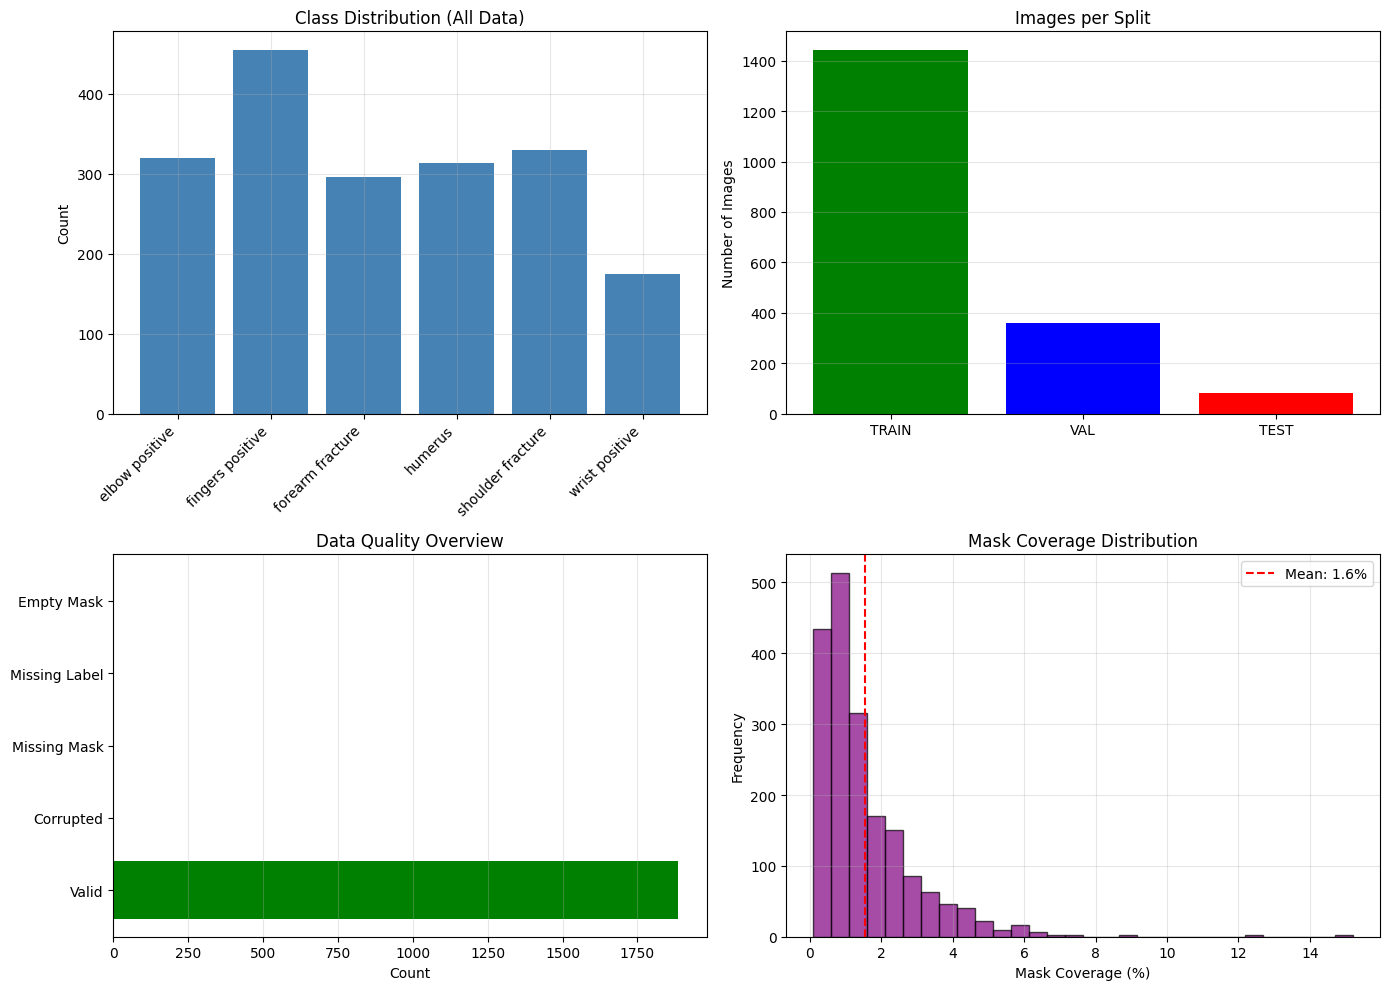

Recreate this plot in Python.
"""
Comprehensive Dataset Analysis Script
Analyzes fracture dataset structure, class distribution, and quality
"""

import os
import cv2
import numpy as np
from pathlib import Path
import json
from collections import Counter
import matplotlib.pyplot as plt
import seaborn as sns
from tqdm import tqdm

class DatasetAnalyzer:
    def __init__(self, dataset_path):
        self.dataset_path = dataset_path
        self.stats = {
            'total_images': 0,
            'total_masks': 0,
            'total_labels': 0,
            'class_distribution': {},
            'image_sizes': [],
            'mask_sizes': [],
            'corrupted_files': [],
            'missing_labels': [],
            'missing_masks': [],
            'mask_coverage': [],  # Percentage of image that is mask
            'empty_masks': [],
            'splits': {}
        }
        
        # Fracture classes from dataset
        self.class_names = {
            0: 'elbow positive',
            1: 'fingers positive',
            2: 'forearm fracture',
            3: 'humerus fracture',
            4: 'humerus',
            5: 'shoulder fracture',
            6: 'wrist positive'
        }
    
    def analyze_split(self, split_name):
        """Analyze a single split (train, val, test)"""
        print(f"\n{'='*60}")
        print(f"ANALYZING {split_name.upper()} SPLIT")
        print(f"{'='*60}")
        
        images_dir = os.path.join(self.dataset_path, split_name, 'images')
        masks_dir = os.path.join(self.dataset_path, split_name, 'masks')
        labels_dir = os.path.join(self.dataset_path, split_name, 'labels')
        
        if not os.path.exists(images_dir):
            print(f"⚠️  {split_name} split not found")
            return
        
        # Get all images
        image_files = sorted([f for f in os.listdir(images_dir) if f.endswith(('.jpg', '.png'))])
        print(f"\nFound {len(image_files)} images")
        
        split_stats = {
            'total_images': len(image_files),
            'valid_images': 0,
            'corrupted': 0,
            'missing_mask': 0,
            'missing_label': 0,
            'empty_masks': 0,
            'class_dist': Counter(),
            'image_sizes': [],
            'mask_coverage': []
        }
        
        # Analyze each image
        for img_file in tqdm(image_files, desc=f"Analyzing {split_name}"):
            img_path = os.path.join(images_dir, img_file)
            mask_file = img_file.rsplit('.', 1)[0] + '_mask.png'
            label_file = img_file.rsplit('.', 1)[0] + '.txt'
            mask_path = os.path.join(masks_dir, mask_file)
            label_path = os.path.join(labels_dir, label_file)
            
            # Check image
            img = cv2.imread(img_path)
            if img is None:
                split_stats['corrupted'] += 1
                self.stats['corrupted_files'].append(img_path)
                continue
            
            # Check mask
            if not os.path.exists(mask_path):
                split_stats['missing_mask'] += 1
                self.stats['missing_masks'].append(img_path)
                continue
            
            mask = cv2.imread(mask_path, cv2.IMREAD_GRAYSCALE)
            if mask is None:
                split_stats['corrupted'] += 1
                continue
            
            # Check label
            if not os.path.exists(label_path):
                split_stats['missing_label'] += 1
                self.stats['missing_labels'].append(img_path)
                continue
            
            # Parse label
            with open(label_path, 'r') as f:
                try:
                    class_id = int(f.readline().split(',')[0])
                    split_stats['class_dist'][class_id] += 1
                except:
                    continue
            
            # Image stats
            split_stats['image_sizes'].append(img.shape)
            
            # Mask stats
            mask_pixels = np.sum(mask > 0)
            total_pixels = mask.shape[0] * mask.shape[1]
            coverage = (mask_pixels / total_pixels) * 100
            split_stats['mask_coverage'].append(coverage)
            
            if mask_pixels == 0:
                split_stats['empty_masks'] += 1
                self.stats['empty_masks'].append(img_path)
            
            split_stats['valid_images'] += 1
            self.stats['class_distribution'][class_id] = self.stats['class_distribution'].get(class_id, 0) + 1
            self.stats['total_images'] += 1
        
        self.stats['splits'][split_name] = split_stats
        
        # Print split analysis
        print(f"\n{split_name.upper()} SPLIT SUMMARY:")
        print(f"  Total images: {split_stats['total_images']}")
        print(f"  Valid images: {split_stats['valid_images']}")
        print(f"  Corrupted: {split_stats['corrupted']}")
        print(f"  Missing masks: {split_stats['missing_mask']}")
        print(f"  Missing labels: {split_stats['missing_label']}")
        print(f"  Empty masks: {split_stats['empty_masks']}")
        print(f"\n  Class distribution:")
        for class_id in sorted(split_stats['class_dist'].keys()):
            class_name = self.class_names.get(class_id, f"Unknown {class_id}")
            count = split_stats['class_dist'][class_id]
            percentage = (count / split_stats['valid_images']) * 100
            print(f"    {class_name}: {count} ({percentage:.1f}%)")
        
        # Image size analysis
        if split_stats['image_sizes']:
            heights = [s[0] for s in split_stats['image_sizes']]
            widths = [s[1] for s in split_stats['image_sizes']]
            print(f"\n  Image dimensions:")
            print(f"    Height - Min: {min(heights)}, Max: {max(heights)}, Mean: {np.mean(heights):.0f}")
            print(f"    Width - Min: {min(widths)}, Max: {max(widths)}, Mean: {np.mean(widths):.0f}")
        
        # Mask coverage analysis
        if split_stats['mask_coverage']:
            coverage = split_stats['mask_coverage']
            print(f"\n  Mask coverage (% of image):")
            print(f"    Min: {min(coverage):.2f}%, Max: {max(coverage):.2f}%, Mean: {np.mean(coverage):.2f}%")
    
    def generate_report(self):
        """Generate comprehensive analysis report"""
        print("\n" + "="*60)
        print("DATASET ANALYSIS REPORT")
        print("="*60)
        
        for split in ['train', 'val', 'test']:
            self.analyze_split(split)
        
        # Overall statistics
        print(f"\n{'='*60}")
        print("OVERALL STATISTICS")
        print(f"{'='*60}")
        print(f"Total valid images: {self.stats['total_images']}")
        print(f"Total corrupted files: {len(self.stats['corrupted_files'])}")
        print(f"Total missing masks: {len(self.stats['missing_masks'])}")
        print(f"Total missing labels: {len(self.stats['missing_labels'])}")
        print(f"Total empty masks: {len(self.stats['empty_masks'])}")
        
        print(f"\nGLOBAL CLASS DISTRIBUTION:")
        total = sum(self.stats['class_distribution'].values())
        for class_id in sorted(self.stats['class_distribution'].keys()):
            class_name = self.class_names.get(class_id, f"Unknown {class_id}")
            count = self.stats['class_distribution'][class_id]
            percentage = (count / total) * 100
            print(f"  {class_name}: {count} ({percentage:.1f}%)")
        
        # Class imbalance analysis
        print(f"\nCLASS IMBALANCE ANALYSIS:")
        if self.stats['class_distribution']:
            counts = list(self.stats['class_distribution'].values())
            max_count = max(counts)
            min_count = min(counts)
            imbalance_ratio = max_count / min_count
            print(f"  Imbalance ratio: {imbalance_ratio:.2f}x")
            print(f"  Most common: {max_count} samples")
            print(f"  Least common: {min_count} samples")
            
            if imbalance_ratio > 2:
                print(f"  ⚠️  HIGH IMBALANCE - Consider class weighting or data augmentation")
            elif imbalance_ratio > 1.5:
                print(f"  ⚠️  MODERATE IMBALANCE - May benefit from augmentation")
            else:
                print(f"  ✅ BALANCED - Good class distribution")
        
        # Recommendations
        print(f"\n{'='*60}")
        print("RECOMMENDATIONS")
        print(f"{'='*60}")
        
        recommendations = []
        
        if len(self.stats['corrupted_files']) > 0:
            recommendations.append(f"• Remove/fix {len(self.stats['corrupted_files'])} corrupted files")
        
        if len(self.stats['missing_masks']) > 0:
            recommendations.append(f"• Generate missing masks for {len(self.stats['missing_masks'])} images")
        
        if len(self.stats['empty_masks']) > 0:
            recommendations.append(f"• Remove {len(self.stats['empty_masks'])} images with empty masks")
        
        # Check for rare classes
        for class_id, count in self.stats['class_distribution'].items():
            if count < 50:
                class_name = self.class_names.get(class_id, f"Class {class_id}")
                recommendations.append(f"• Collect more data for {class_name} ({count} samples is too few)")
        
        # Check for class imbalance
        if self.stats['class_distribution']:
            counts = list(self.stats['class_distribution'].values())
            if max(counts) / min(counts) > 2:
                recommendations.append("• Use class weighting or data augmentation to handle imbalance")
        
        if not recommendations:
            recommendations.append("✅ Dataset looks good!")
        
        for rec in recommendations:
            print(rec)
    
    def visualize_analysis(self):
        """Create visualization plots"""
        print("\nGenerating visualizations...")
        
        fig, axes = plt.subplots(2, 2, figsize=(14, 10))
        
        # Plot 1: Class distribution
        if self.stats['class_distribution']:
            classes = [self.class_names.get(k, f"Class {k}") for k in sorted(self.stats['class_distribution'].keys())]
            counts = [self.stats['class_distribution'][k] for k in sorted(self.stats['class_distribution'].keys())]
            
            axes[0, 0].bar(range(len(classes)), counts, color='steelblue')
            axes[0, 0].set_xticks(range(len(classes)))
            axes[0, 0].set_xticklabels(classes, rotation=45, ha='right')
            axes[0, 0].set_ylabel('Count')
            axes[0, 0].set_title('Class Distribution (All Data)')
            axes[0, 0].grid(True, alpha=0.3)
        
        # Plot 2: Split distribution
        split_names = []
        split_counts = []
        for split_name in ['train', 'val', 'test']:
            if split_name in self.stats['splits']:
                split_names.append(split_name.upper())
                split_counts.append(self.stats['splits'][split_name]['valid_images'])
        
        if split_names:
            axes[0, 1].bar(split_names, split_counts, color=['green', 'blue', 'red'])
            axes[0, 1].set_ylabel('Number of Images')
            axes[0, 1].set_title('Images per Split')
            axes[0, 1].grid(True, alpha=0.3, axis='y')
        
        # Plot 3: Data quality
        quality_labels = ['Valid', 'Corrupted', 'Missing Mask', 'Missing Label', 'Empty Mask']
        quality_counts = [
            self.stats['total_images'],
            len(self.stats['corrupted_files']),
            len(self.stats['missing_masks']),
            len(self.stats['missing_labels']),
            len(self.stats['empty_masks'])
        ]
        
        colors = ['green', 'red', 'orange', 'orange', 'yellow']
        axes[1, 0].barh(quality_labels, quality_counts, color=colors)
        axes[1, 0].set_xlabel('Count')
        axes[1, 0].set_title('Data Quality Overview')
        axes[1, 0].grid(True, alpha=0.3, axis='x')
        
        # Plot 4: Mask coverage (if available)
        all_coverage = []
        for split_name in self.stats['splits'].keys():
            if 'mask_coverage' in self.stats['splits'][split_name]:
                all_coverage.extend(self.stats['splits'][split_name]['mask_coverage'])
        
        if all_coverage:
            axes[1, 1].hist(all_coverage, bins=30, color='purple', alpha=0.7, edgecolor='black')
            axes[1, 1].set_xlabel('Mask Coverage (%)')
            axes[1, 1].set_ylabel('Frequency')
            axes[1, 1].set_title('Mask Coverage Distribution')
            axes[1, 1].axvline(np.mean(all_coverage), color='red', linestyle='--', label=f'Mean: {np.mean(all_coverage):.1f}%')
            axes[1, 1].legend()
            axes[1, 1].grid(True, alpha=0.3)
        
        plt.tight_layout()
        plt.savefig('dataset_analysis.png', dpi=100, bbox_inches='tight')
        print("✓ Visualization saved to 'dataset_analysis.png'")
        plt.close()
        
        # Save report to JSON
        report = {
            'total_images': self.stats['total_images'],
            'corrupted_files': len(self.stats['corrupted_files']),
            'missing_masks': len(self.stats['missing_masks']),
            'missing_labels': len(self.stats['missing_labels']),
            'empty_masks': len(self.stats['empty_masks']),
            'class_distribution': self.stats['class_distribution'],
            'splits': {k: {'valid_images': v.get('valid_images', 0), 
                          'class_dist': dict(v.get('class_dist', {}))} 
                      for k, v in self.stats['splits'].items()}
        }
        
        with open('dataset_analysis_report.json', 'w') as f:
            json.dump(report, f, indent=2)
        print("✓ Report saved to 'dataset_analysis_report.json'")

def main():
    dataset_path = 'processed_dataset'
    
    if not os.path.exists(dataset_path):
        print(f"❌ Dataset not found at {dataset_path}")
        return
    
    analyzer = DatasetAnalyzer(dataset_path)
    analyzer.generate_report()
    analyzer.visualize_analysis()
    
    print("\n" + "="*60)
    print("✓ ANALYSIS COMPLETE")
    print("="*60)

if __name__ == '__main__':
    main()